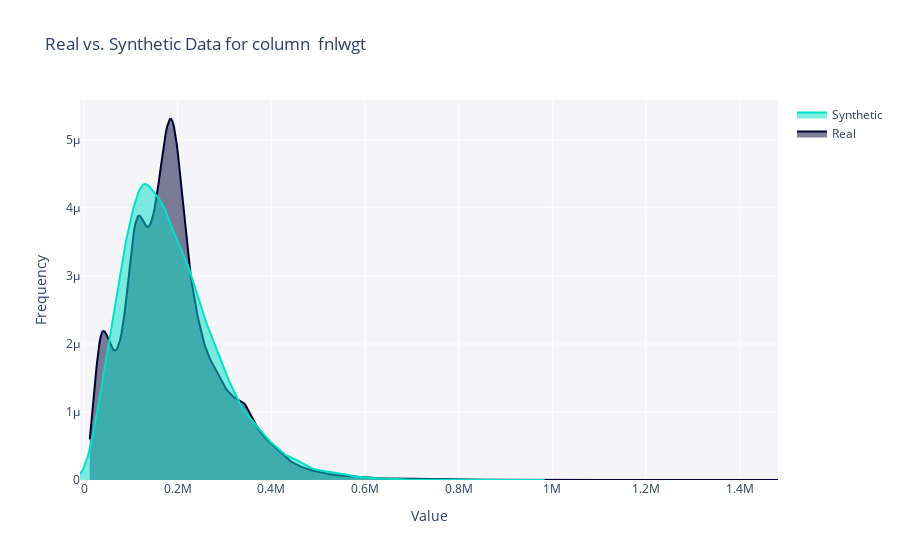

Here is the notebook cell this chart was saved with:
### Code cell
fig = get_column_plot(
    real_data=age_hours_df,
    synthetic_data=synthetic_df_full,
    column_name=' fnlwgt',
    metadata=metadata1
)
    
fig.show()

### Figure 1 — Plotly figure (JSON) as saved in the notebook; plotly's stock layout.template omitted (floating-point values rounded to 4 significant figures; data arrays with more than 128 entries replaced by an {"elided": "..."} marker saying what was removed)
{"data": [{"fill": "tozeroy", "hovertemplate": "<b>Real</b><br>Value: %{x}<br>Frequency: %{y}<extra></extra>", "legendgroup": "Real", "marker": {"color": "#000036"}, "mode": "lines", "name": "Real", "showlegend": true, "type": "scatter", "x": {"elided": "500 float values"}, "xaxis": "x", "y": {"elided": "500 float values"}, "yaxis": "y"}, {"fill": "tozeroy", "hovertemplate": "<b>Synthetic</b><br>Value: %{x}<br>Frequency: %{y}<extra></extra>", "legendgroup": "Synthetic", "marker": {"color": "#01E0C9"}, "mode": "lines", "name": "Synthetic", "showlegend": true, "type": "scatter", "x": {"elided": "500 float values"}, "xaxis": "x", "y": {"elided": "500 float values"}, "yaxis": "y"}], "layout": {"barmode": "overlay", "hovermode": "closest", "legend": {"traceorder": "reversed"}, "plot_bgcolor": "#F5F5F8", "title": {"text": "Real vs. Synthetic Data for column  fnlwgt"}, "xaxis": {"anchor": "y2", "domain": [0, 1], "title": {"text": "Value"}, "zeroline": false}, "yaxis": {"anchor": "free", "domain": [0, 1], "position": 0, "title": {"text": "Frequency"}}}}
